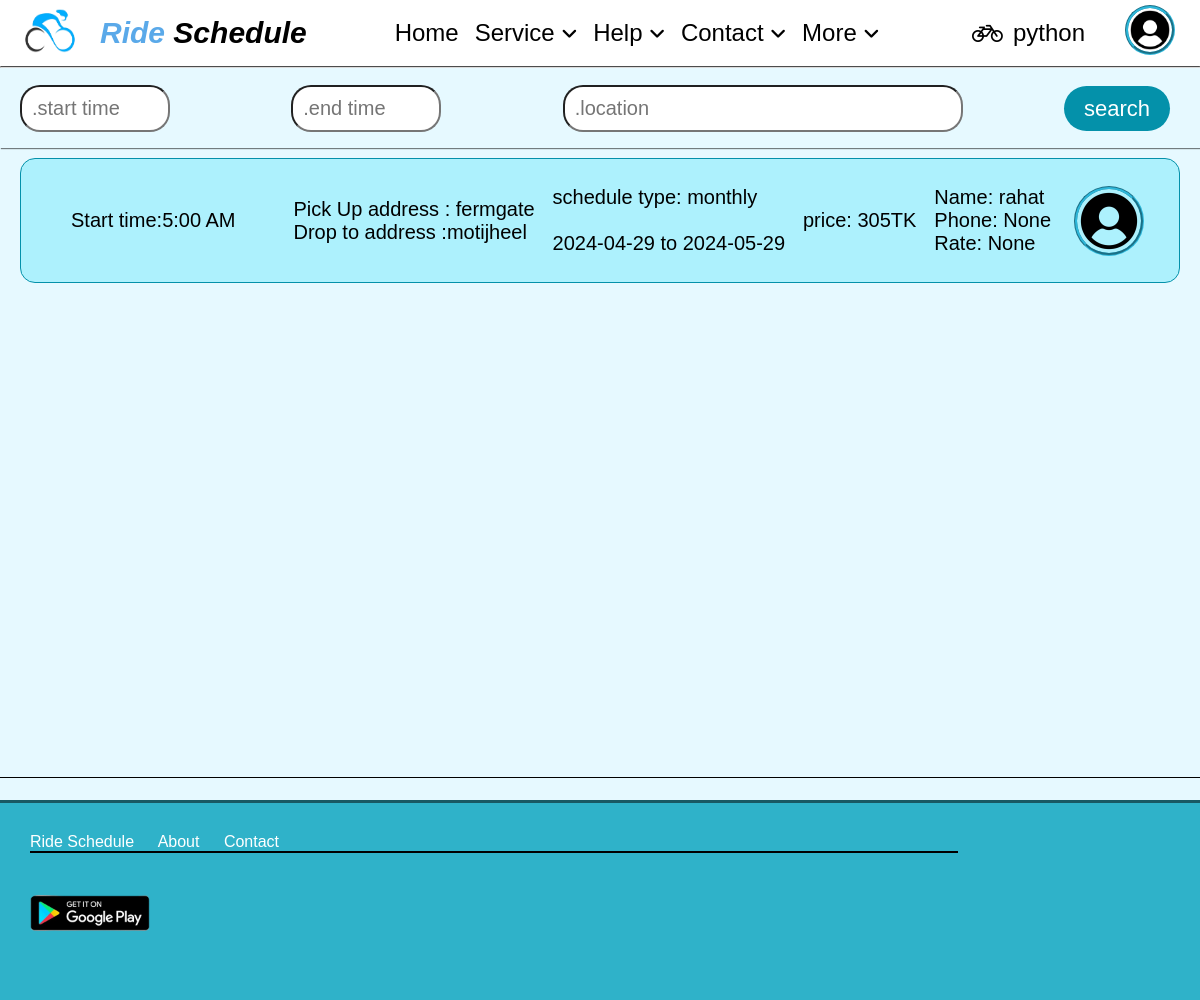
Page /schedulePost (signed in) on the committed database.
### main/models.py (models this page shows, shortened)
class Schedule(models.Model):
    rider_id = models.ForeignKey(Profile,on_delete=models.CASCADE)
    driver_id = models.CharField(blank=True,null=True,max_length=20)
    pickUp_time = models.CharField(max_length=10)
    pickup_from = models.CharField(max_length=50)
    drop_to = models.CharField(max_length=50)
    pending = models.BooleanField(default=True)
    schedule_type = (
        ('daily','daily'),
        ('weekly', 'weekly'),
        ('monthly', 'monthly'),
        ('custom', 'custom'))
    type_of_schedule = models.CharField(max_length=10,choices=schedule_type,blank=True,null=True)
    price = models.IntegerField(blank=True, null=True)
    startDate = models.CharField(max_length=30,blank=True,null=True)
    endDate = models.CharField(max_length=30,blank=True,null=True)
    weeks = models.CharField(max_length=30,blank=True,null=True)

class Profile(models.Model):
    user = models.OneToOneField(User, on_delete=models.CASCADE, null=True, blank=True)
    phone = models.CharField(max_length=20,null=True,blank=True)
    address = models.TextField(null=True, blank=True)
    country = models.CharField(max_length=50,null=True,blank=True)
    rate = models.FloatField(null=True,blank=True)
    isRider = models.BooleanField(default=False)
    image = models.ImageField(upload_to='upload', null=True, blank=True)
    def __str__(self):
        return self.user.username

### main/views.py (the view)
# urls.py: path('schedulePost', a_view.schedulePost , name = 'schedulePost'),
@login_required(login_url='login')
def schedulePost(request):
    schedulePost = Schedule.objects.all().order_by("pickUp_time")
    notification = Notification.objects.all()
    posts = {
        'schedulePost': schedulePost,
        'notification':notification,
    }
    return render(request, template_name='pages/SchedulePost.html', context=posts)

### templates/pages/SchedulePost.html (shortened to what this page needs)
{% extends "../base/base.html" %}
{% load static %}
{% block content %}
<hr>
<div class="SearchPost">
    <div class="textBox1"><input type="text" id="start" name="start" placeholder=".start time"></div>
    <div class="textBox2"><input type="text" id="end" name="end" placeholder=".end time"></div>
    <div class="textBox3"><input type="text" id="locations" name="location" placeholder=".location"></div>
    <div><a href="#" class="buttonS">search</a></div>
</div>
<div class="post-box">
{% for p in schedulePost %}
    {% if p.pending %}
        <a href="{% url 'takeSchedule' p.id %}" class="post hoverPost">
            <div class="sTime"> Start time:{{p.pickUp_time}}</div>
            <div>
                <span>Pick Up address : {{p.pickup_from}}</span><br>
                <span>Drop to address :{{p.drop_to}}</span>
            </div>
            <div> schedule type: {{p.type_of_schedule}}<br><br>
                {{p.startDate}} to {{p.endDate}}
            </div>
            <div> price: {{p.price}}TK</div>
            <div>
                <span>Name: {{p.rider_id}}</span><br>
                <span>Phone: {{p.rider_id.phone}}</span><br>
                <span>Rate: {{p.rider_id.rate}}</span><br>
            </div>
            <div class="profile">
                {% if p.rider_id.image %}
                    <img src="{{p.rider_id.image.url}}" height="70" width="70" alt="logo">
                {% else %}
                    <img src="{%  static 'image/icon/profile.png' %}" height="70" width="70" alt="logo">
                {% endif %}
            </div>
        </a>
    {% endif %}
{% endfor %}
</div>
{% endblock %}

### templates/base/navbar.html (shortened to what this page needs)
<nav class="main" >
        <div class="logo">
            {% load static %}
            <img src="{%  static 'image/icon/logo.png' %}" height="60" width="100" alt="logo">
            <span><span style="color: rgba(64, 155, 230, 0.863);">Ride</span> Schedule</span>
        </div>
        <div class="mid">
            <ul>
                <li><a href="{% url 'home' %}">Home</a></li>
                <li><a href="#" class="service fix">Service <i class="fas fa-angle-down" style="font-size:18px;"></i> </a>
                </li>
                <li><a href="#" class="fix">Help <i class="fas fa-angle-down" style="font-size:18px;"></i> </a>
                </li>
                <li><a href="#" class="fix">Contact <i class="fas fa-angle-down" style="font-size:18px;"></i> </a>
                </li>
                <li><a href="#" class="fix">More <i class="fas fa-angle-down" style="font-size:18px;"></i> </a>
                </li>
            </ul>
        </div>
        <div class="profile" >
        {% if user.is_authenticated %}
            {% if request.user.profile.isRider %}
                <i class='fa fa-user'></i>
            {% else %}
                <i class='fa fa-bicycle'></i>
            {% endif %}
            <div><span>{{request.user}}</span></div>
            {% if request.user.profile.image %}
                <div onclick="showMenu()"><img  src="{{request.user.profile.image.url}}" height="50" width="50" alt="logo"></div>
            {% else %}
                <div onclick="showMenu()"><img  src="{%  static 'image/icon/profile.png' %}" height="50" width="50" alt="logo"></div>
            {% endif %}
        {% else %}
            <div onclick="showLoginOnly()"><span>Login</span></div>
            <div><img  src="{%  static 'image/icon/profile.png' %}" height="50" width="50" alt="logo"></div>
        {% endif %}
        </div>
    </nav>

### static/css/style.css (style rules this page uses)
* { margin: 0; padding: 0; box-sizing: border-box; }
body { background-color: #e6f9ff; }
.base-body { overflow-x: hidden; }

### static/css/navbar.css (style rules this page uses)
* { text-decoration: none; padding: 0px; margin: 0px; }
.main { display: flex; position:sticky; justify-content: space-between; flex-wrap: nowrap; font-size: 24px; align-items: center; box-shadow: 1px 1px 1px hsla(0,0%, 0%, 0.5); background-color: white; }
.logo { display:flex; align-items: center; font-size: 30px; font-weight: bolder; font-style: italic; cursor: pointer; }
.mid ul { display:flex; list-style: none; }
.mid ul li a { padding: 8px; cursor: pointer; padding-bottom: 22px; color:black; border-radius: 0px; transition: 0.5s; }
.profile { display:flex; align-items: center; padding: 5px; padding-right: 25px; }
.profile div span { padding-left: 10px; padding-right: 40px; cursor: pointer; transition: 0.3s; }
.profile img { padding: 0px; border-color: rgb(45, 183, 218); border-style: groove; border-radius: 35px; margin: 0px; cursor: pointer; }

### static/css/makeSchedule.css (style rules this page uses)
* { margin: 0; padding: 0; box-sizing: border-box; }

### static/css/schedulePost.css (style rules this page uses)
.SearchPost { display: flex; justify-content: space-between; flex-wrap: nowrap; font-size: 24px; align-items: center; box-shadow: 1px 1px 1px hsla(0,0%, 0%, 0.5); background-color: #e6f9ff; height: 80px; }
.post { display:flex; justify-content:space-between; flex-wrap:nowrap; font-size:20px; align-items:center; margin:20px; background-color: #adf1fd; padding:10px; border-radius:15px; border-style: solid; border-width: 1px; border-color: #0491aa; text-decoration: none; color:black; }
.sTime { padding:20px; margin:20px; }
.buttonS { background-color: #0491aa; color: white; padding: 10px 20px; text-align: center; text-decoration: none; font-size: 22px; cursor: pointer; border-radius: 25px; margin-right: 30px; }
#start , #end { width:150px; border-radius: 20px; border-width: 2px; font-size: 20px; padding: 10px; margin:20px; }
#locations { display:inline-block; width:400px; border-radius: 20px; border-width: 2px; font-size: 20px; padding: 10px; margin:20px; }
.post-box { display: block; position:absolute; width: 100%; height: 80vh; border-style: solid; border-color:black; border-width: 0px 0 1px 0; margin-top: 50px; overflow: auto; z-index: -1; top:11vh; }

### static/css/offcanvas.css (style rules this page uses)
* { margin : 0px; font-family: sans-serif; padding : 0px; }

### static/css/login.css (style rules this page uses)
* { margin:0px; padding:0px; }

### static/css/rateUs.css (style rules this page uses)
* { margin: 0; padding: 0; box-sizing: border-box; font-family:'Poppines', sans-serif; }

### static/css/UserHelpCenter.css (style rules this page uses)
* { margin: 0; padding: 0; box-sizing: border-box; }

### rows in the picture
Schedule: pickUp_time "5:00 AM", pickup_from "fermgate", drop_to "motijheel", type_of_schedule "monthly", startDate "2024-04-29", endDate "2024-05-29", price "305", rider_id "rahat", rider_id.phone "None", rider_id.rate "None", pending True (drawn)

### other values in the picture
{{ request.user }} "python"
